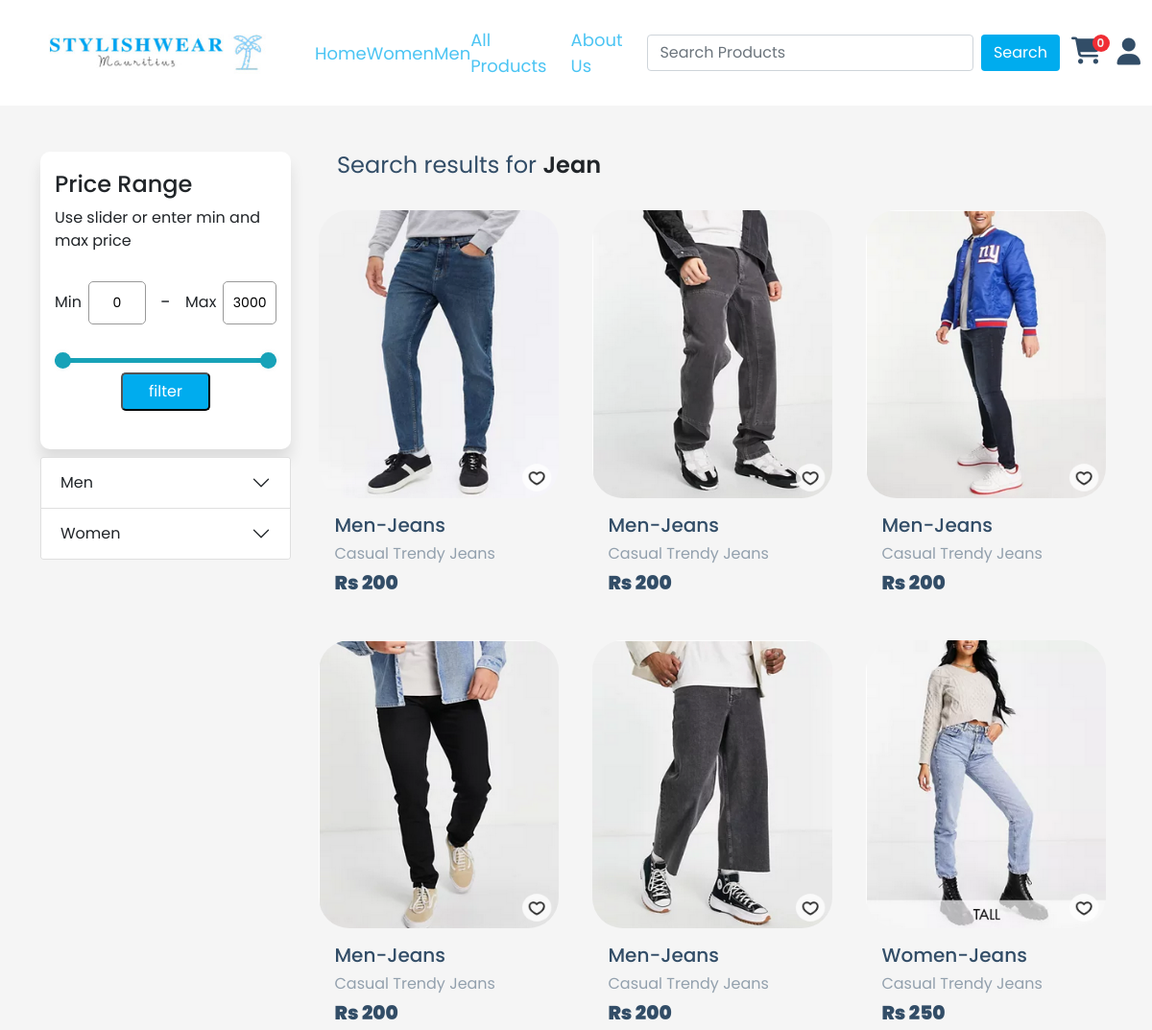
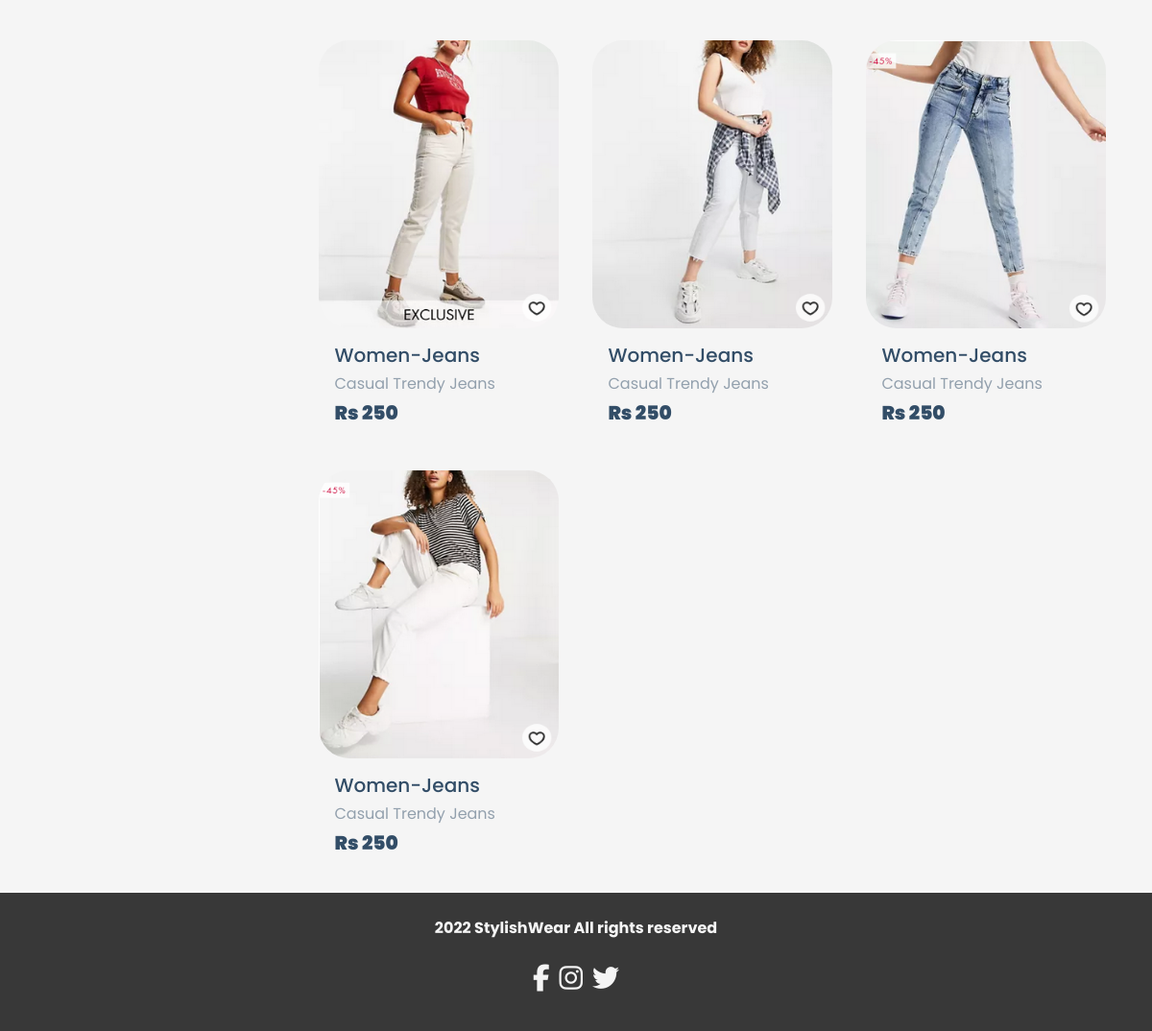
The page /public/searchproduct.php?category=Jean on the database its author committed (2 pictures, top to bottom).
### tables this page shows
CREATE TABLE `product` (
  `productId` int(11) NOT NULL,
  `unitPrice` float NOT NULL,
  `picture` varchar(200) NOT NULL,
  `discount` float NOT NULL,
  `prodDesc` varchar(100) NOT NULL,
  `prodName` varchar(30) NOT NULL,
  `categoryId` int(11) NOT NULL
);

### models/Product.php (called while the page is built, shortened)
<?php
  class Product {
    private $conn;
    private $table = 'product';
    public function __construct($db) {
      $this->conn = $db;
    }
    public function read($categoryName = "%", $gender = "%") {
      $query = "SELECT
            c.categoryName,
            p.productId,
            p.prodDesc,
            p.prodName,
            p.unitPrice,
            p.discount,
            p.picture AS imgUrl
          FROM {$this->table} p INNER JOIN category c
          ON p.categoryId = c.categoryId
          WHERE c.categoryName LIKE '$categoryName'
          AND p.prodName LIKE '$gender-%';";
      $stmt = $this->conn->prepare($query);
      $stmt->execute();
      return $stmt;
    }
  }
?>

### public/searchproduct.php (the view, shortened to what this page needs)
<?php
  include_once "../models/Product.php";
  $database = new Database();
  $db = $database->connect();
  $productModel = new Product($db);
  $productGridContent = "";
  $searchCategory = $_GET['category'] ?? "%";
  $searchGender = $_GET['gender'] ?? "%";
  $products = $productModel->read($searchCategory, $searchGender)->fetchAll(PDO::FETCH_ASSOC);
  foreach ($products as $product) {
    $discountTag = !empty($product['discount']) ? "<span class='discount-tag'>{$product['discount']}% off</span>" : "";
    $productGridContent .= <<<HTML
      <div class="col">
        <div class="product-card d-flex flex-column">
          <div class="product-image">
            {$discountTag}
            <a href="viewproduct.php?productId={$product['productId']}">
              <img src="img/{$product['imgUrl']}" alt="" class="card-img-top">
            </a>
          </div>
          <div class="card-body">
            <h5>{$product['prodName']}</h5>
            <p class="product-short-desc">{$product['prodDesc']}</p>
            <span class="price">Rs {$product['unitPrice']}</span>
          </div>
        </div>
      </div>
    HTML;
  }
  $searchCategory = ($searchCategory == "%") ? (($searchGender != "%") ? $searchGender : "All Products") : $searchCategory;
  $searchResult = !empty($searchCategory) ? "Search results for <span>{$searchCategory}</span>" : "No Product Found";
  include_once "templates/_searchproduct.php";
?>

### public/css/searchproduct.css (style rules this page uses)
* { margin: 0; padding: 0; font-family: Poppins, sans-serif; box-sizing: border-box; }
h4.search-results span { font-weight: 600; color: #212529; }

### public/css/productCard.css (style rules this page uses)
.product-card { position: relative; word-wrap: break-word; width: 250px; height: 400px; margin: auto; border: none; cursor: pointer; transform: scale(1); transition: transform .5s ease; color: #324d67; background-color: #f5f5f5; }
.product-image { position: relative; width: 250px; height: 300px; }
.product-image img { width: 250px; height: 100%; border-radius: 2rem; }
.product-short-desc { width: 100%; height: 20px; line-height: 20px; overflow: hidden; opacity: 0.5; text-transform: capitalize; margin: 5px 0; }
.price { font-weight: 900; font-size: 20px; }

### rows shown on the page
product: picture (picture), prodName "Men-Jeans", prodDesc "Casual Trendy Jeans", unitPrice "200"
product: picture (picture), prodName "Men-Jeans", prodDesc "Casual Trendy Jeans", unitPrice "200"
product: picture (picture), prodName "Men-Jeans", prodDesc "Casual Trendy Jeans", unitPrice "200"
product: picture (picture), prodName "Men-Jeans", prodDesc "Casual Trendy Jeans", unitPrice "200"
product: picture (picture), prodName "Men-Jeans", prodDesc "Casual Trendy Jeans", unitPrice "200"
product: picture (picture), prodName "Women-Jeans", prodDesc "Casual Trendy Jeans", unitPrice "250"
product: picture (picture), prodName "Women-Jeans", prodDesc "Casual Trendy Jeans", unitPrice "250"
product: picture (picture), prodName "Women-Jeans", prodDesc "Casual Trendy Jeans", unitPrice "250"
product: picture (picture), prodName "Women-Jeans", prodDesc "Casual Trendy Jeans", unitPrice "250"
product: picture (picture), prodName "Women-Jeans", prodDesc "Casual Trendy Jeans", unitPrice "250"

### other values the page prints
$searchCategory "Jean"
